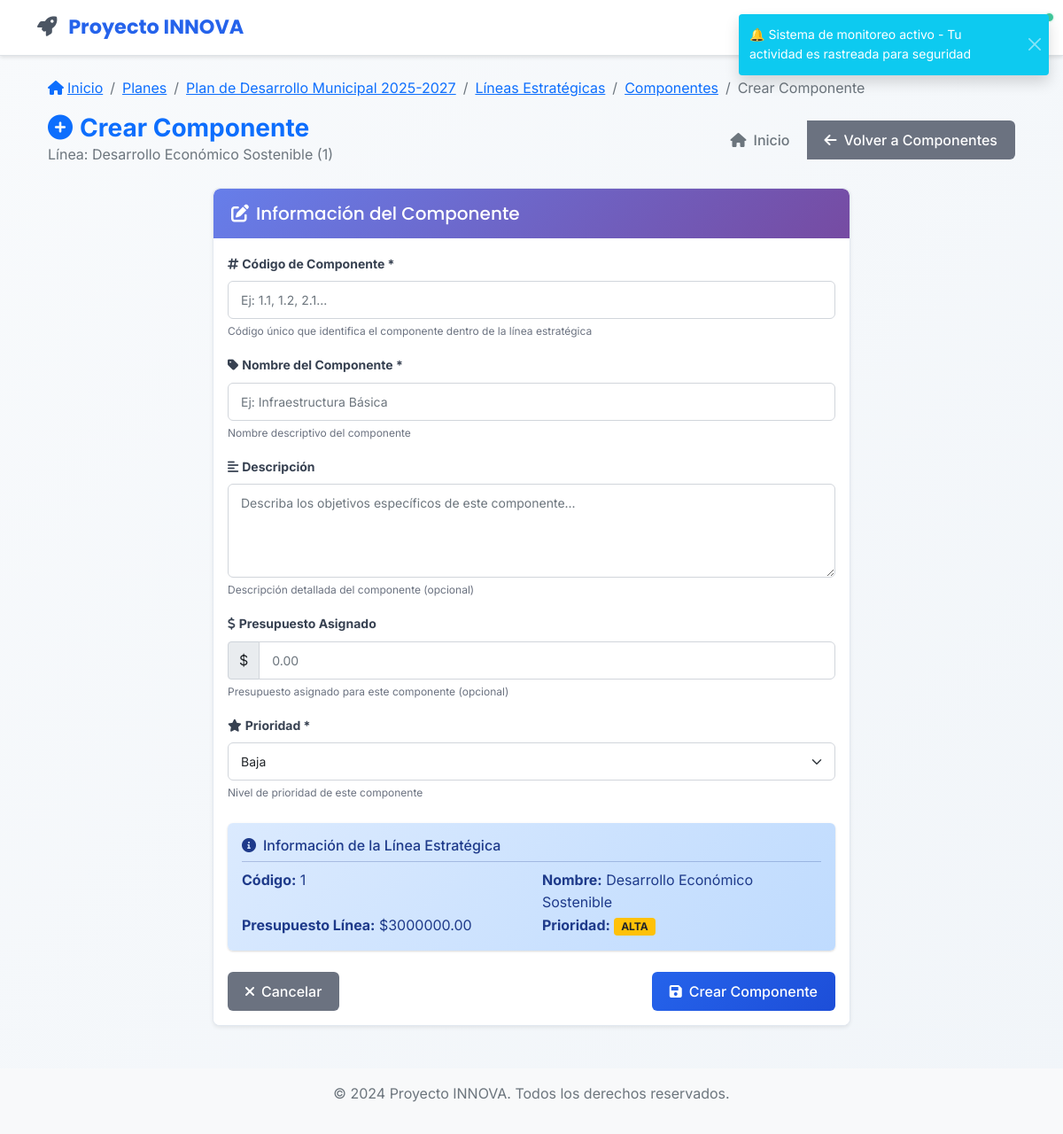
The page /planes/lineas/1/componentes/crear (signed in) on the database as committed earlier.
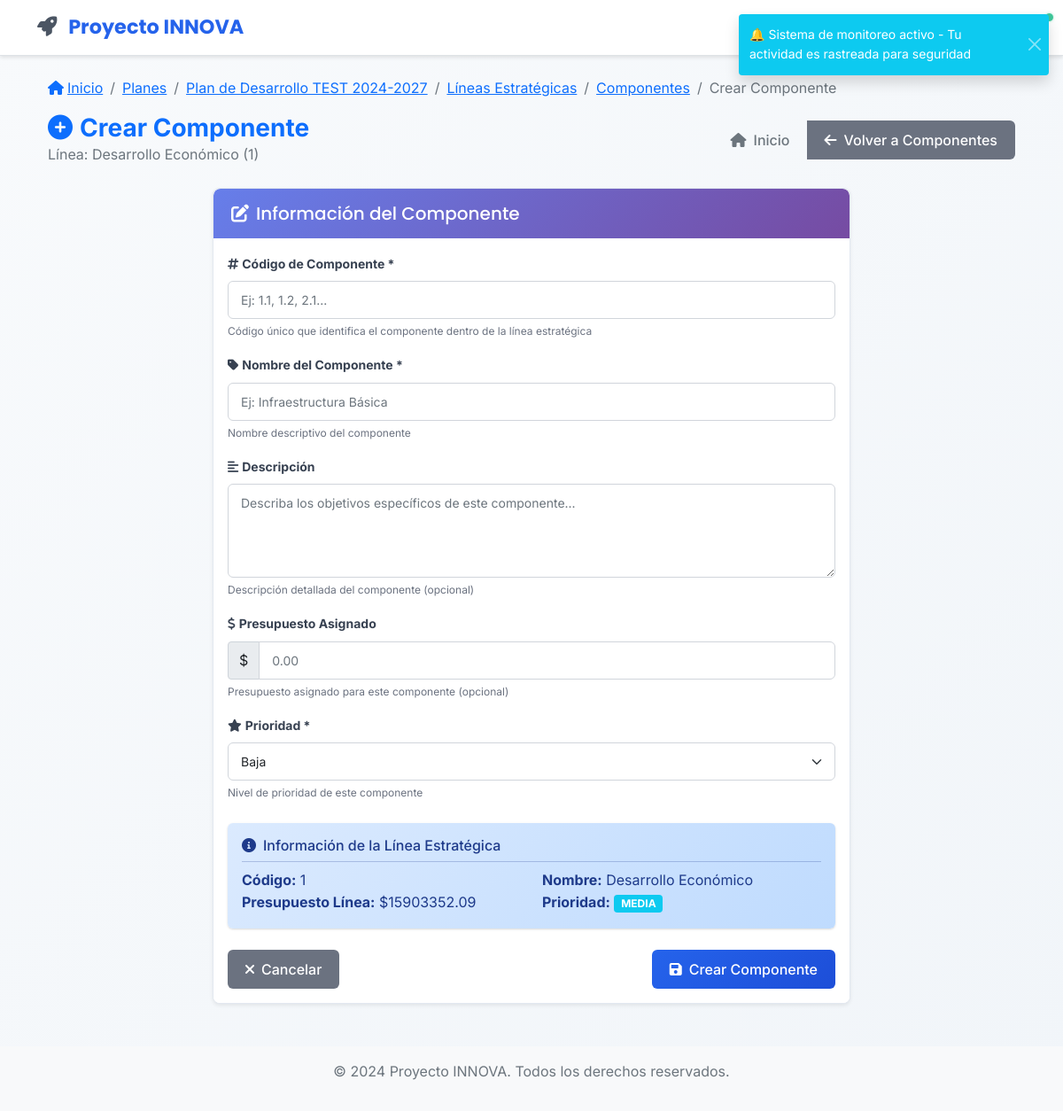
The same page on the database as committed later.
### app/models/plan_desarrollo.py (models this page shows, shortened)
class PlanDesarrollo(db.Model):
    __tablename__ = 'planes_desarrollo'
    id = db.Column(db.Integer, primary_key=True)
    titulo = db.Column(db.String(200), nullable=False)
    descripcion = db.Column(db.Text)
    anio_inicio = db.Column(db.Integer, nullable=False)
    anio_fin = db.Column(db.Integer, nullable=False)
    estado = db.Column(db.String(20), default='borrador')  # borrador, activo, finalizado, cancelado
    municipio_id = db.Column(db.Integer, db.ForeignKey('users.id'), nullable=False)
    municipio = db.relationship('User', backref=db.backref('planes_desarrollo', lazy=True))
    created_at = db.Column(db.DateTime, default=datetime.utcnow)
    updated_at = db.Column(db.DateTime, default=datetime.utcnow, onupdate=datetime.utcnow)
    presupuesto_total = db.Column(db.Float, default=0.0)
    prioridad = db.Column(db.String(20), default='media')  # baja, media, alta, critica

### app/models/linea_estrategica.py (models this page shows, shortened)
class LineaEstrategica(db.Model):
    __tablename__ = 'lineas_estrategicas'
    __table_args__ = (
        db.UniqueConstraint('plan_id', 'cod_linea', name='unique_plan_cod_linea'),
    )
    id = db.Column(db.Integer, primary_key=True)
    cod_linea = db.Column(db.Integer, nullable=False)
    nombre = db.Column(db.String(200), nullable=False)
    descripcion = db.Column(db.Text)
    plan_id = db.Column(db.Integer, db.ForeignKey('planes_desarrollo.id'), nullable=False)
    plan = db.relationship('PlanDesarrollo', backref=db.backref('lineas_estrategicas', lazy=True, cascade='all, delete-orphan'))
    estado = db.Column(db.String(20), default='activo')  # activo, inactivo
    created_at = db.Column(db.DateTime, default=datetime.utcnow)
    updated_at = db.Column(db.DateTime, default=datetime.utcnow, onupdate=datetime.utcnow)
    prioridad = db.Column(db.String(20), default='media')  # baja, media, alta, critica
    presupuesto_asignado = db.Column(db.Float, default=0.0)

### app/views/planes.py (the view, shortened to what this page needs)
@planes_bp.route('/lineas/<int:linea_id>/componentes/crear', methods=['GET', 'POST'])
@login_required
def crear_componente(linea_id):
    linea = LineaEstrategica.query.join(PlanDesarrollo).filter(
        LineaEstrategica.id == linea_id,
        build_plan_filter(current_user)
    ).first_or_404()
    form = ComponenteForm()
    return render_template('planes/crear_componente.html', title='Crear Componente', form=form, linea=linea)

### app/models/user.py (called while the page is built)
    def is_admin(self):
        if self.active_roles:
            admin_names = ['admin', 'administrador']
            return any(ur.role.name.lower() in admin_names for ur in self.active_roles)
        return self.legacy_role == 'admin'

### app/views/planes.py (called while the page is built)
def build_plan_filter(current_user):
    puede_ver_global = current_user.is_admin() or current_user.is_editor()
    if puede_ver_global:
        return PlanDesarrollo.municipio_id != None  # Siempre verdadero
    else:
        return PlanDesarrollo.municipio_id == current_user.id

### app/templates/planes/crear_componente.html (shortened to what the changed rows need)
{% extends "base.html" %}
{% block content %}
<div class="container-fluid mt-4">
    <div class="row mb-4">
        <div class="col-12">
            <nav aria-label="breadcrumb" class="mb-3">
                <ol class="breadcrumb">
                    <li class="breadcrumb-item">
                        <a href="{{ url_for('planes.ver', plan_id=linea.plan_id) }}">{{ linea.plan.titulo }}</a>
                    </li>
                </ol>
            </nav>
            <div class="d-flex justify-content-between align-items-center">
                <div>
                    <h1 class="h3 mb-0 text-primary fw-bold">
                        <i class="fas fa-plus-circle me-2"></i>Crear Componente
                    </h1>
                    <p class="text-muted mb-0">Línea: {{ linea.nombre }} ({{ linea.cod_linea }})</p>
                </div>
            </div>
        </div>
    </div>
    <div class="row">
        <div class="col-lg-8 mx-auto">
            <div class="card shadow-sm">
                <div class="card-body">
                    <form method="POST">
                        <div class="alert alert-info border-0">
                            <div class="row">
                                <div class="col-md-6">
                                    <strong>Código:</strong> {{ linea.cod_linea }}
                                </div>
                                <div class="col-md-6">
                                    <strong>Nombre:</strong> {{ linea.nombre }}
                                </div>
                                <div class="col-md-6">
                                    <strong>Presupuesto Línea:</strong> ${{ "%.2f"|format(linea.presupuesto_asignado) }}
                                </div>
                                <div class="col-md-6">
                                    <strong>Prioridad:</strong>
                                    {% if linea.prioridad == 'critica' %}
                                        <span class="badge bg-danger">CRÍTICA</span>
                                    {% elif linea.prioridad == 'alta' %}
                                        <span class="badge bg-warning text-dark">ALTA</span>
                                    {% elif linea.prioridad == 'media' %}
                                        <span class="badge bg-info">MEDIA</span>
                                    {% else %}
                                        <span class="badge bg-secondary">BAJA</span>
                                    {% endif %}
                                </div>
                            </div>
                        </div>
                    </form>
                </div>
            </div>
        </div>
    </div>
</div>
{% endblock %}

Rows that differ between the two databases and show on the page:
changed PlanDesarrollo: plan.titulo "Plan de Desarrollo Municipal 2025-2027" → "Plan de Desarrollo TEST 2024-2027"
changed LineaEstrategica: nombre "Desarrollo Económico Sostenible" → "Desarrollo Económico"; presupuesto_asignado "3000000.00" → "15903352.09"; prioridad "alta" → "media" (drawn)
Other text that changed with them:
text no longer shown: "ALTA"
text now shown: "MEDIA"
